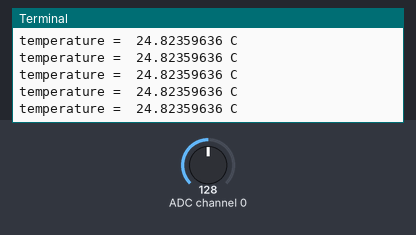
The program below on a simulated Raspberry Pi (BCM pin numbers). Parts: the last lines printed to the terminal. The test bench sets the inputs (shaded band); at power-on: ADC channel 0 = 128 (analog values on the 0–255 scale). Library files of the repository ran but are not shown: PCF8591.py.

Above: at 1.2 s.
1.3 s: ADC channel 0 set to 76
At 1.56 s:
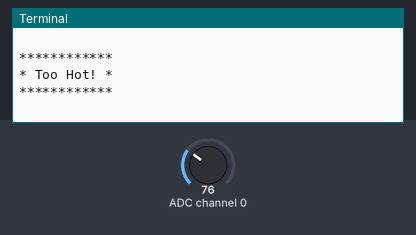
2.9 s: ADC channel 0 set to 127
At 2.97 s:
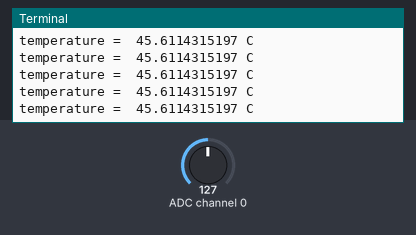
Timing chart, 0 to 5.9 s (numbered marks = the images above; inputs shaded):
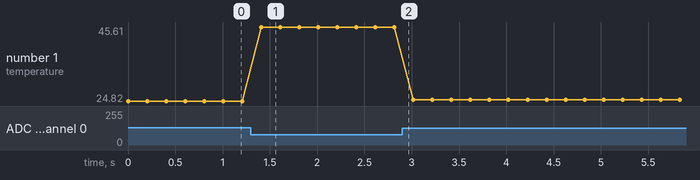

The program:

18_thermistor.py
```python
#!/usr/bin/env python
import PCF8591 as ADC
import RPi.GPIO as GPIO
import time
import math

DO = 17
GPIO.setmode(GPIO.BCM)

def setup():
	ADC.setup(0x48)
	GPIO.setup(DO, GPIO.IN)

def Print(x):
	if x == 1:
		print ''
		print '***********'
		print '* Better~ *'
		print '***********'
		print ''
	if x == 0:
		print ''
		print '************'
		print '* Too Hot! *'
		print '************'
		print ''

def loop():
	status = 1
	tmp = 1
	while True:
		analogVal = ADC.read(0)
		Vr = 5 * float(analogVal) / 255
		Rt = 10000 * Vr / (5 - Vr)
		temp = 1/(((math.log(Rt / 10000)) / 3950) + (1 / (273.15+25)))
		temp = temp - 273.15
		print 'temperature = ', temp, 'C'

		# For a threshold, uncomment one of the code for
		# which module you use. DONOT UNCOMMENT BOTH!
		#################################################
		# 1. For Analog Temperature module(with DO)
		#tmp = GPIO.input(DO);
		#
		# 2. For Thermister module(with sig pin)
		if temp > 33:
			tmp = 0;
		elif temp < 31:
			tmp = 1;
		#################################################

		if tmp != status:
			Print(tmp)
			status = tmp

		time.sleep(0.2)

if __name__ == '__main__':
	try:
		setup()
		loop()
	except KeyboardInterrupt:
		pass
```

Measured:
- after the input at 1.3 s, the terminal: prints a new line after 0.11 s (image 1)
- plotted number 1: 24.82 → 45.61 after the input at 1.3 s, 45.61 → 25.18 after the input at 2.9 s
